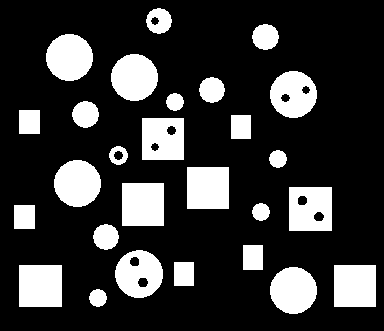
%> input picture morph.png, 384 x 331 px
$ octave --eval "result = ques6(imread('../morph.png'));"   (GNU Octave 9; MATLAB toolbox functions it lacks are replaced by stand-ins)
%> lines starting %> are read from the running program, lines starting %| are printed output that depends on the picture; in (x1, y1, x2, y2) boxes, pixels count from 0 and x2, y2 are one past the last pixel; in counts of white or black regions, pixels touching at a corner belong together; the program's own positions count from 1
function [ fin ] = ques6( I )
bw=rgb2gray(I);
%> bw: size 331x384 uint8; 21.3% white; 27 white regions, largest, box (x1, y1, x2, y2) and area: (122, 183, 164, 226) 1806, (19, 265, 62, 307) 1806, (187, 167, 229, 209) 1764
[a, b]=bwlabel(imfill(bw,'holes'));
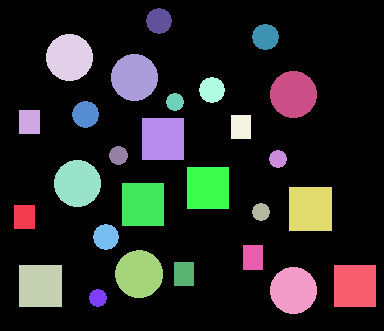
%> a: size 331x384 double; 28 distinct labels, from 0 to 27; one colour per label, 0 black
%> b = 27
blobs = regionprops(a,'Perimeter','Area');
%> blobs = 27 regions; largest, Area and Perimeter: 1892 166.2, 1806 162.3, 1806 162.3, 1795 147.4, 1764 160.4
circularities = [blobs.Perimeter].*[blobs.Perimeter] ./ (4 * pi * [blobs.Area]);
%> circularities = 27 values, max 1.16 at index 26, min 0.896 at index 9, mean 1.03
fin=zeros(size(bw));
for i=1:b
    x=uint8(a==i);
    d=zeros(size(bw));
    d(:,:) = uint8(x).*bw(:,:);
    if imfill(uint8(d),'holes')==uint8(d)
        continue;
    elseif circularities(i) > 1.11
        fin=fin+d;
    end
end
%> this loop made 27 passes
%> pass 1, in ques6, `x=uint8(a==i);`:
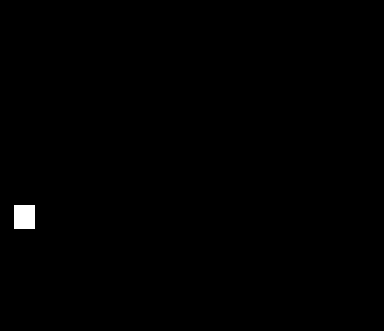
%> x: size 331x384 uint8; values 0 (black) and 1 (white), 0.4% white; 1 white region, box (x1, y1, x2, y2) and area: (14, 205, 35, 229) 504
%> pass 2, in ques6, `x=uint8(a==i);`:
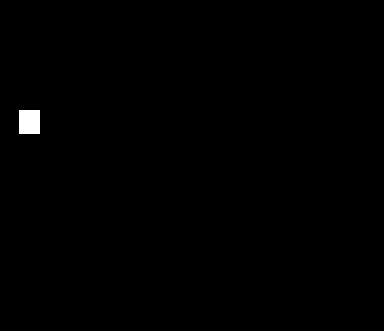
%> x: size 331x384 uint8; values 0 (black) and 1 (white), 0.4% white; 1 white region, box (x1, y1, x2, y2) and area: (19, 110, 40, 134) 504
%> pass 3, in ques6, `x=uint8(a==i);`:
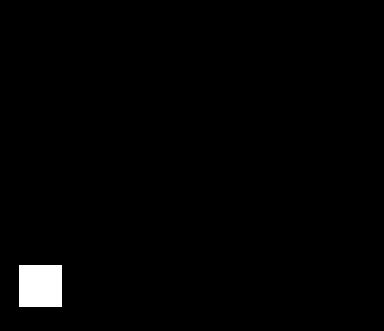
%> x: size 331x384 uint8; values 0 (black) and 1 (white), 1.4% white; 1 white region, box (x1, y1, x2, y2) and area: (19, 265, 62, 307) 1806
%> after the loop:
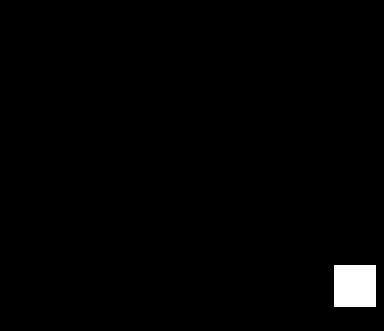
%> d: size 331x384 double; 1.4% white; 1 white region, box (x1, y1, x2, y2) and area: (334, 265, 376, 307) 1764
%> after the loop:
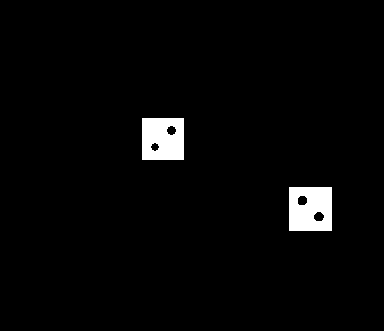
%> fin: size 331x384 double; 2.7% white; 2 white regions, box (x1, y1, x2, y2) and area: (289, 187, 332, 231) 1750, (142, 118, 184, 160) 1659
end
